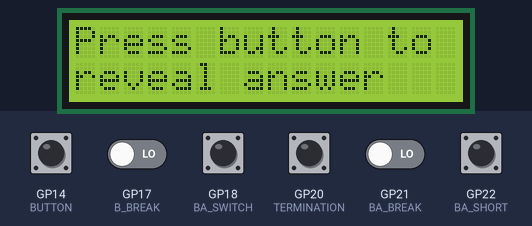
The program below on a simulated Raspberry Pi Pico running MicroPython. Parts: 16×2 character LCD. The test bench sets the inputs (shaded band); at power-on: GP14 (BUTTON) HIGH, GP17 (B_BREAK), GP18 (BA_SWITCH), GP20 (TERMINATION), GP21 (BA_BREAK), GP22 (BA_SHORT) LOW. Library files of the repository ran but are not shown: lcd_api.py, pico_i2c_lcd.py.

Above: at 1.2 s.
1.3 s: GP14 (BUTTON) pulled LOW for 0.15 s
At 1.4 s:
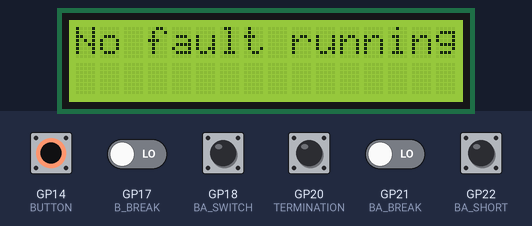
2.9 s: GP14 (BUTTON) driven LOW and GP17 (B_BREAK) driven HIGH
At 3.2 s:
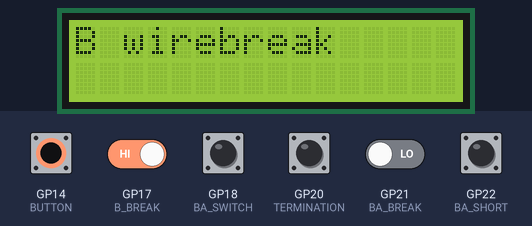
4.4 s: GP20 (TERMINATION) pulled HIGH for 1 s
At 4.7 s:
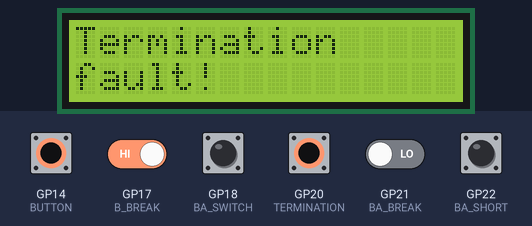
6.9 s: GP22 (BA_SHORT) pulled HIGH for 0.15 s
At 6.99 s:
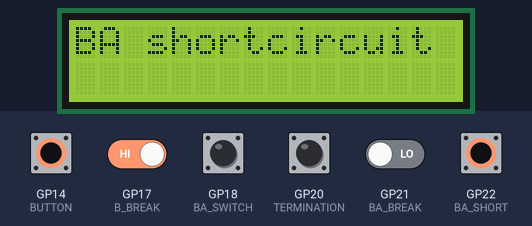
8.5 s: GP14 (BUTTON) driven HIGH
At 9.3 s:
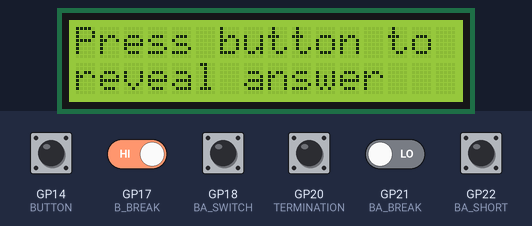
10.0 s: GP14 (BUTTON) driven LOW
At 11.0 s:
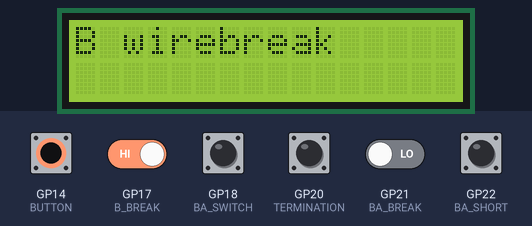
Timing chart, 0 to 12.5 s (numbered marks = the images above; inputs shaded):
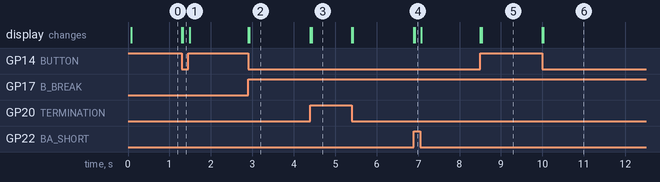

Measured:
- after the input at 1.3 s, the display: first changes at once (image 1 shows a later state)
- after the input at 2.9 s, the display: first changes at once (image 2 shows a later state)
- after the input at 4.4 s, the display: first changes at once (image 3 shows a later state)
- after the input at 6.9 s, the display: first changes at once (image 4 shows a later state)
- after the input at 8.5 s, the display: first changes at once (image 5 shows a later state)
- after the input at 10.0 s, the display: first changes at once (image 6 shows a later state)

The program:

main_bachelor.py
```python
import utime
from time import sleep
import machine
from machine import I2C, Pin
from lcd_api import LcdApi
from pico_i2c_lcd import I2cLcd

I2C_ADDR     = 0x27
I2C_NUM_ROWS = 2
I2C_NUM_COLS = 16

BUTTON = Pin(14, Pin.IN, Pin.PULL_UP)
TERMINATION = Pin(20, Pin.IN, Pin.PULL_DOWN)
BA_SHORT = Pin(22, Pin.IN, Pin.PULL_DOWN)
B_BREAK = Pin(17, Pin.IN, Pin.PULL_DOWN)
BA_BREAK = Pin(21, Pin.IN, Pin.PULL_DOWN)
BA_SWITCH = Pin(18, Pin.IN, Pin.PULL_DOWN)
NO_GND = Pin(19, Pin.IN, Pin.PULL_DOWN)

STATE = 0
ANSWER = 100
i2c = I2C(0, sda=machine.Pin(8), scl=machine.Pin(9), freq=400000)
lcd = I2cLcd(i2c, I2C_ADDR, I2C_NUM_ROWS, I2C_NUM_COLS)

while True:
    if (BUTTON.value() == 0):
        ANSWER = 1
        if (TERMINATION() == 1):
            if (STATE != 1):
                lcd.clear()
                lcd.putstr("Termination     fault!")
            STATE = 1
        elif (BA_SHORT() == 1):
            if (STATE != 2):
                lcd.clear()
                lcd.putstr("BA shortcircuit")
            STATE = 2
        elif (B_BREAK() == 1):
            if (STATE != 3):
                lcd.clear()
                lcd.putstr("B wirebreak")
            STATE = 3
        elif (BA_BREAK() == 1):
            if (STATE != 4):
                lcd.clear()
                lcd.putstr("BA wirebreak")
            STATE = 4
        elif (BA_SWITCH() == 1):
            if (STATE != 5):
                lcd.clear()
                lcd.putstr("BA switched")
            STATE = 5
        elif (NO_GND() == 1):
            if (STATE != 6):
                lcd.clear()
                lcd.putstr("Improper grounding")
            STATE = 6
        else:
            if (STATE != 7):
                lcd.clear()
                lcd.putstr("No fault running")
            STATE = 7

    else:
        if (ANSWER != 0):
            lcd.clear()
            lcd.putstr("Press button to reveal answer")
        ANSWER = 0
        STATE = 0
```
